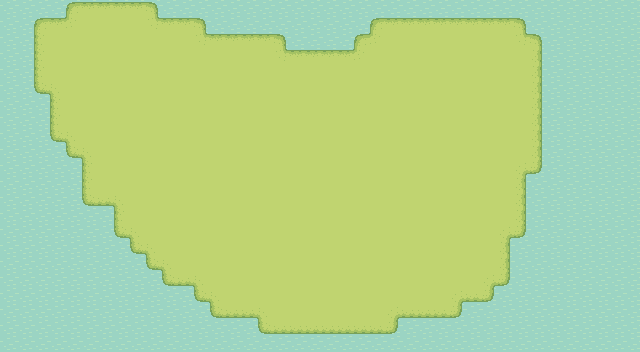

This game map was drawn from its Tiled (.tmx) file and the tilesets committed beside it. A one-line description and the trimmed map source follow:
An orthogonal 40x22 tile map with 16x16 px tiles, 2 tile layers (Water, Grass), 4 tilesets.

<map version="1.10" tiledversion="1.11.2" orientation="orthogonal" renderorder="right-down" width="40" height="22" tilewidth="16" tileheight="16" infinite="0" nextlayerid="11" nextobjectid="2">
 <tileset firstgid="1" source="../tilesets/water.tsx" />
 <tileset firstgid="5" source="../tilesets/grass.tsx" />
 <tileset firstgid="82" source="../tilesets/tilled_dirt_wide.tsx" />
 <tileset firstgid="159" source="../tilesets/basic_grass_biome_things.tsx" />
 <layer id="1" name="Water" width="40" height="22">
  <data>[880 cells, 880 non-empty, 1 distinct tile ids]</data>
 </layer>
 <layer id="7" name="Grass" width="40" height="22">
  <data>[880 cells, 880 non-empty, 14 distinct tile ids]</data>
 </layer>
 <objectgroup id="10" name="Spawns" />
</map>
